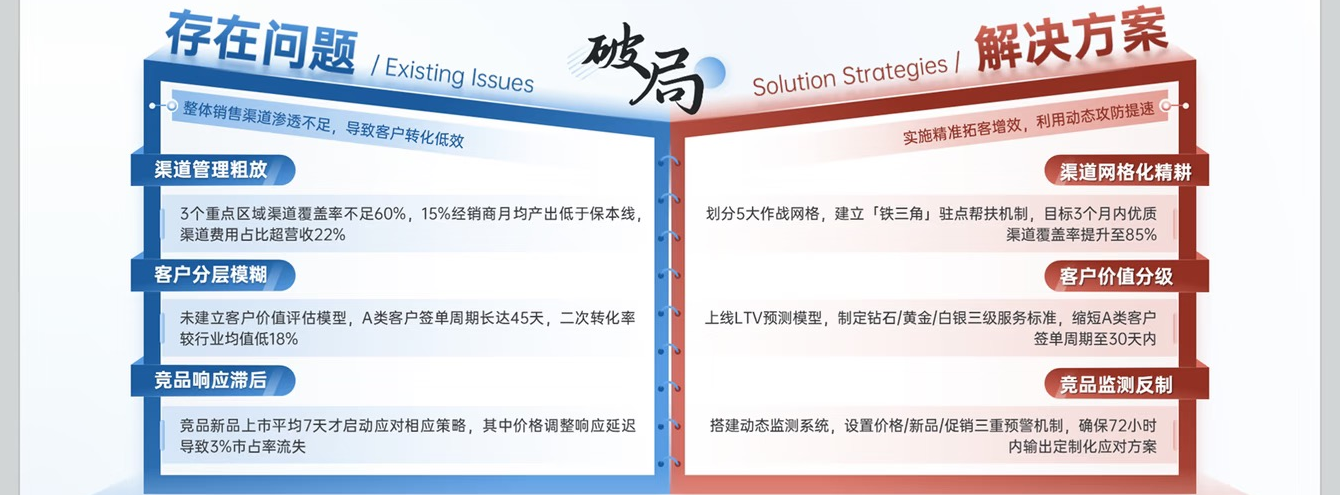
#> input picture assets/exact_folder_crop.png, 1340 x 495 px, given in place of slide_02.png, which was not available
$ python compare_block5_slide02.py
#> lines starting #> are read from the running program, lines starting #| are printed output that depends on the picture; pictures that were not available may be replaced by others from this repository, and a replacement may not be noted
#> in analyze_block5, raw_img is the input picture: PIL image 1340x495 RGB; mean R, G, B 219.6, 217.3, 223.3
### tools/render_and_diff.py
"""Enhanced render_and_diff with True Linear Gradients and High-Fidelity Bold Font Rendering."""

import os
import sys
import math
import argparse
from typing import List, Optional, Tuple, Union
from PIL import Image, ImageDraw, ImageFont
from pptx import Presentation
from pptx.enum.shapes import MSO_SHAPE


# [25 lines left out: functions hex_to_rgb, extract_gradient_colors, not called in this run]


def detect_inner_slide_canvas(img: Image.Image) -> Tuple[int, int, int, int]:
    """Detect the actual white/light slide bounding box within a screenshot with gray bezels."""
    w, h = img.size
#> w = 1340; h = 495
    top_edge, bottom_edge, left_edge, right_edge = 0, h - 1, 0, w - 1
#> top_edge = 0; bottom_edge = 494; left_edge = 0; right_edge = 1339

    # Top
    for y in range(0, h // 3):
        row = [img.getpixel((x, y)) for x in range(w // 4, 3 * w // 4, 10)]
        if sum(p[0] + p[1] + p[2] for p in row) / (3 * len(row)) > 240:
            top_edge = y
            break

    # Bottom
    for y in range(h - 1, 2 * h // 3, -1):
        row = [img.getpixel((x, y)) for x in range(w // 4, 3 * w // 4, 10)]
        if sum(p[0] + p[1] + p[2] for p in row) / (3 * len(row)) > 240:
            bottom_edge = y
            break

    # Left
    for x in range(0, w // 4):
        col = [img.getpixel((x, y)) for y in range(h // 4, 3 * h // 4, 10)]
        if sum(p[0] + p[1] + p[2] for p in col) / (3 * len(col)) > 240:
            left_edge = x
            break

    # Right
    for x in range(w - 1, 3 * w // 4, -1):
        col = [img.getpixel((x, y)) for y in range(h // 4, 3 * h // 4, 10)]
        if sum(p[0] + p[1] + p[2] for p in col) / (3 * len(col)) > 240:
            right_edge = x
            break

    # If image is already exact 16:9 ratio (e.g. 1440x810, 1920x1080) and not an uncropped screenshot
    if abs(w / h - 16.0 / 9.0) < 0.01:
        # Check if top-left and top-right are clean slide background
        corners = [img.getpixel((0, 0)), img.getpixel((w - 1, 0)), img.getpixel((0, h - 1)), img.getpixel((w - 1, h - 1))]
        avg_corner = sum(p[0] + p[1] + p[2] for p in corners) / (4 * 3)
        if avg_corner > 220:  # already clean canvas
            return 0, 0, w, h

    if (right_edge - left_edge > w * 0.7) and (bottom_edge - top_edge > h * 0.7):
        return left_edge, top_edge, right_edge, bottom_edge
    return 0, 0, w, h


# [320 lines left out: functions draw_linear_gradient, render_pptx_to_image, compare_and_generate_diff, main, not called in this run]


# [2 lines that do not run on import are left out]

### tools/compare_block5_slide02.py
"""Comprehensive Inspection and Attribute Comparison for Slide 02 - Block 5 (Strategy Action Cards)"""

import os
import sys
from PIL import Image
from pptx import Presentation

sys.path.insert(0, os.path.abspath(os.path.join(os.path.dirname(__file__), "..")))
from tools.render_and_diff import detect_inner_slide_canvas

def analyze_block5():
    # 1. Load Ground Truth Image & Detect Canvas
    raw_img = Image.open("input/slide_02.png").convert("RGB")
    cl, ct, cr, cb = detect_inner_slide_canvas(raw_img)
#> cl = 20; ct = 0; cr = 1319; cb = 473
    canvas = raw_img.crop((cl, ct, cr, cb)).resize((1440, 810), Image.Resampling.LANCZOS)
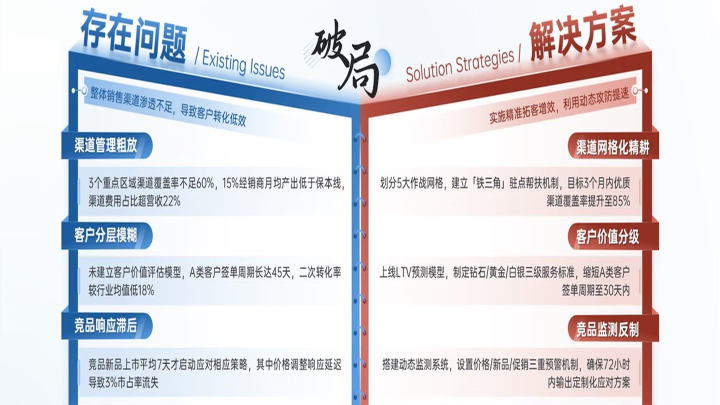
#> canvas: PIL image 1440x810 RGB (shown at 1/2 size); mean R, G, B 221.8, 219.9, 225.3
    w, h = canvas.size
#> w = 1440; h = 810
    p = canvas.load()

    # Crop Block 5 region in Ground Truth (x from 680 to 1440, y from 240 to 810 in 810 scale)
    block5_gt = canvas.crop((680, 240, 1420, 780))
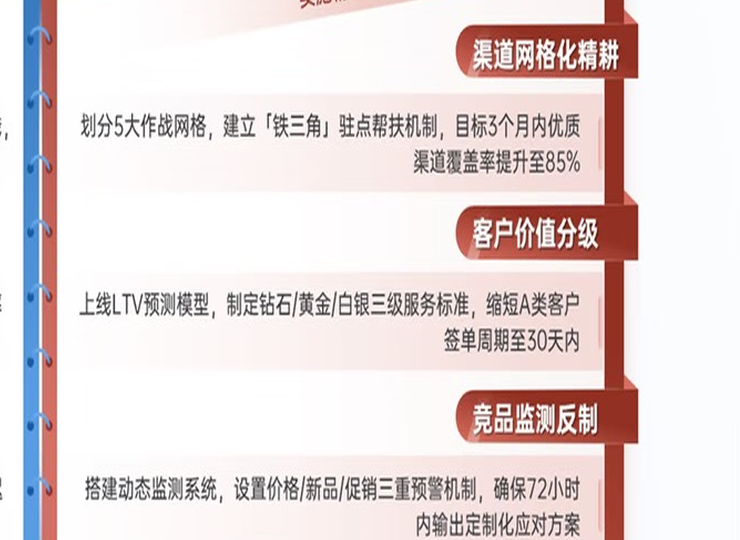
#> block5_gt: PIL image 740x540 RGB; mean R, G, B 231.1, 219.3, 219.7
    os.makedirs("output", exist_ok=True)
    block5_gt.save("output/crop_gt_slide02_block5.png")

    print("=" * 80)
    print("🔬 [STAGE 1] GROUND TRUTH (原图) BLOCK 5 精准像素与几何测量")
    print("=" * 80)

    # 1.1 Outer Strategy Big Card Container
    # Outer border of Block 5 card (search around x: 680~1400, y: 250~760)
    card_pixels = []
    for y in range(250, 760):
        for x in range(680, 1420):
            r, g, b = p[x, y]
            # Card area (white background or blue header or border)
            if (r > 245 and g > 245 and b > 245) or (b > 120 and r < 80) or (b > 200 and r < 180):
                card_pixels.append((x, y))
#> after the loop, card_pixels = 216909 items

    if card_pixels:
        min_cx, max_cx = min(pt[0] for pt in card_pixels), max(pt[0] for pt in card_pixels)
#> min_cx = 680; max_cx = 1419
        min_cy, max_cy = min(pt[1] for pt in card_pixels), max(pt[1] for pt in card_pixels)
#> min_cy = 250; max_cy = 759
        cw_px, ch_px = max_cx - min_cx, max_cy - min_cy
#> cw_px = 739; ch_px = 509
        gt_card_box_1000 = [
            round(min_cx / w * 1000, 1),
            round(min_cy / h * 1000, 1),
            round(cw_px / w * 1000, 1),
            round(ch_px / h * 1000, 1)
        ]
#> gt_card_box_1000 = [472.2, 308.6, 513.2, 628.4]
        print(f"1. 战略大卡外层容器 (Outer Container):")
        print(f"   • 像素范围 (1440x810): X=[{min_cx}, {max_cx}], Y=[{min_cy}, {max_cy}], 尺寸=({cw_px}x{ch_px} px)")
#|    • 像素范围 (1440x810): X=[680, 1419], Y=[250, 759], 尺寸=(739x509 px)
        print(f"   • 0-1000 坐标: box={gt_card_box_1000}")
#|    • 0-1000 坐标: box=[472.2, 308.6, 513.2, 628.4]

    # 1.2 Top Cobalt Blue Header Block
    header_pixels = [(x, y, p[x, y]) for y in range(min_cy, min_cy + 80) for x in range(min_cx, max_cx) if p[x, y][2] > 130 and p[x, y][0] < 60]
#> header_pixels = 381 items
    if header_pixels:
        min_hx, max_hx = min(pt[0] for pt in header_pixels), max(pt[0] for pt in header_pixels)
#> min_hx = 704; max_hx = 717
        min_hy, max_hy = min(pt[1] for pt in header_pixels), max(pt[1] for pt in header_pixels)
#> min_hy = 250; max_hy = 328
        hw_px, hh_px = max_hx - min_hx, max_hy - min_hy
#> hw_px = 13; hh_px = 78
        gt_header_box_1000 = [
            round(min_hx / w * 1000, 1),
            round(min_hy / h * 1000, 1),
            round(hw_px / w * 1000, 1),
            round(hh_px / h * 1000, 1)
        ]
#> gt_header_box_1000 = [488.9, 308.6, 9, 96.3]
        print(f"\n2. 顶部深蓝标题横幅 (Header Bar):")
        print(f"   • 像素范围: X=[{min_hx}, {max_hx}], Y=[{min_hy}, {max_hy}], 尺寸=({hw_px}x{hh_px} px)")
#|    • 像素范围: X=[704, 717], Y=[250, 328], 尺寸=(13x78 px)
        print(f"   • 0-1000 坐标: box={gt_header_box_1000}")
#|    • 0-1000 坐标: box=[488.9, 308.6, 9.0, 96.3]

    # 1.3 Action Card 1 & Action Card 2
    # In Ground Truth, let's find the white/gray action cards inside
    # Find Action Card 1 (around y: 320~480)
    card1_pixels = [(x, y) for y in range(min_hy + hh_px + 5, min_hy + hh_px + 200) for x in range(min_cx + 10, max_cx - 10) if p[x, y][0] > 235 and p[x, y][1] > 240 and p[x, y][2] > 245]
#> card1_pixels = 74056 items
    if card1_pixels:
        c1_min_x, c1_max_x = min(pt[0] for pt in card1_pixels), max(pt[0] for pt in card1_pixels)
#> c1_min_x = 690; c1_max_x = 1408
        c1_min_y, c1_max_y = min(pt[1] for pt in card1_pixels), max(pt[1] for pt in card1_pixels)
#> c1_min_y = 333; c1_max_y = 527
        print(f"\n3. 行动卡片 1 (Action Card 1):")
        print(f"   • 像素范围: X=[{c1_min_x}, {c1_max_x}], Y=[{c1_min_y}, {c1_max_y}]")
#|    • 像素范围: X=[690, 1408], Y=[333, 527]
        print(f"   • 0-1000 坐标: box=[{c1_min_x/w*1000:.1f}, {c1_min_y/h*1000:.1f}, {(c1_max_x-c1_min_x)/w*1000:.1f}, {(c1_max_y-c1_min_y)/h*1000:.1f}]")
#|    • 0-1000 坐标: box=[479.2, 411.1, 498.6, 239.5]

    # 1.4 Footer Pills Area
    # Around y: 680~760
    pills_pixels = [(x, y) for y in range(max_cy - 60, max_cy) for x in range(min_cx, max_cx) if p[x, y][2] > 150 or (p[x, y][0] > 230 and p[x, y][1] > 240)]
#> pills_pixels = 37563 items
    if pills_pixels:
        p_min_x, p_max_x = min(pt[0] for pt in pills_pixels), max(pt[0] for pt in pills_pixels)
#> p_min_x = 680; p_max_x = 1418
        p_min_y, p_max_y = min(pt[1] for pt in pills_pixels), max(pt[1] for pt in pills_pixels)
#> p_min_y = 699; p_max_y = 758
        print(f"\n4. 底部关键词胶囊区 (Footer Pills Bar):")
        print(f"   • 像素范围: X=[{p_min_x}, {p_max_x}], Y=[{p_min_y}, {p_max_y}]")
#|    • 像素范围: X=[680, 1418], Y=[699, 758]
        print(f"   • 0-1000 坐标: box=[{p_min_x/w*1000:.1f}, {p_min_y/h*1000:.1f}, {(p_max_x-p_min_x)/w*1000:.1f}, {(p_max_y-p_min_y)/h*1000:.1f}]")
#|    • 0-1000 坐标: box=[472.2, 863.0, 512.5, 72.8]

    print("\n" + "=" * 80)
    print("📦 [STAGE 2] PPTX 文件 (OpenXML DOM) Block 5 元素属性提取")
    print("=" * 80)

    prs = Presentation("output/slide_02.pptx")
    slide = prs.slides[0]
    sw, sh = prs.slide_width, prs.slide_height

    for idx, shape in enumerate(slide.shapes):
        l = round((shape.left / sw) * 1000.0, 1)
        t = round((shape.top / sh) * 1000.0, 1)
        w_ = round((shape.width / sw) * 1000.0, 1)
        h_ = round((shape.height / sh) * 1000.0, 1)

        # Block 5 is in l >= 470, t >= 300
        if l >= 470 and t >= 300:
            text = shape.text_frame.text.replace("\n", " | ") if shape.has_text_frame else ""
            align = "left"
            font_size = None
            bold = False
            if shape.has_text_frame and shape.text_frame.paragraphs:
                p0 = shape.text_frame.paragraphs[0]
                if p0.alignment == 2: align = "center"
                elif p0.alignment == 3: align = "right"
                if p0.runs:
                    font_size = p0.runs[0].font.size.pt if p0.runs[0].font.size else None
                    bold = p0.runs[0].font.bold or False

            fill = f"#{shape.fill.fore_color.rgb}" if shape.fill and shape.fill.type == 1 and shape.fill.fore_color and shape.fill.fore_color.rgb else "gradient/none"
            print(f"  • Shape #{idx+1:02d} ({shape.name:<20}): box=[{l:5.1f}, {t:5.1f}, {w_:5.1f}, {h_:5.1f}] | text='{text[:35]:<35}' | align={align} | font_size={str(font_size)+'pt':<7} | bold={str(bold):<5}")

    # Generate Block 5 diff
    os.system(".venv/bin/python tools/render_and_diff.py output/slide_02.pptx input/slide_02.png --crop-box 475 310 505 620 --block-title 'Block 5: Strategy Action Card' -o output/diff_block5_slide02.png")

if __name__ == "__main__":
    analyze_block5()
#> (the call stopped at in analyze_block5, `prs = Presentation("output/slide_02.pptx")`: pptx is not available in this run)

$ run again, on assets/slide1_3d_book.png
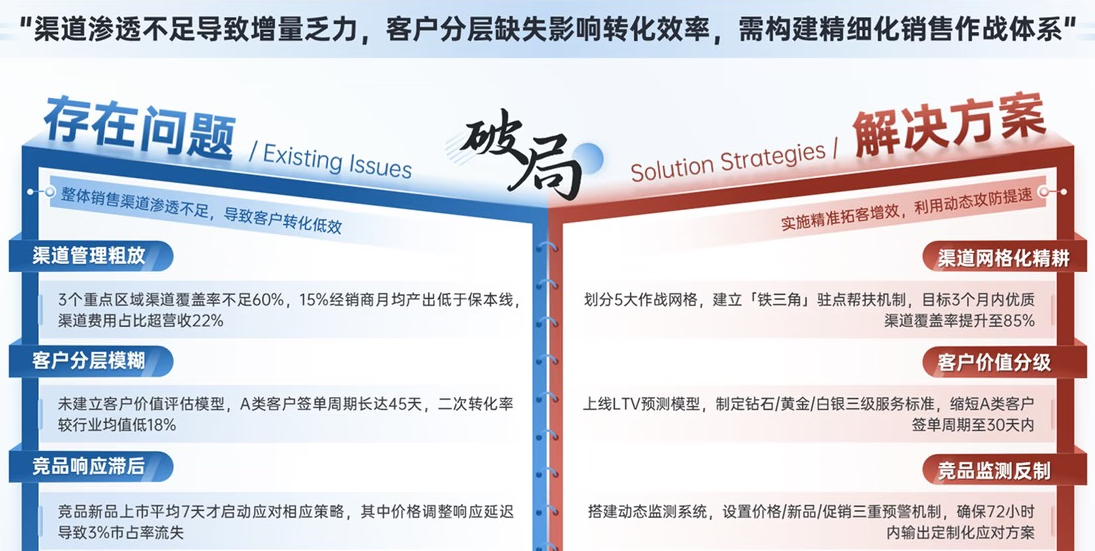
#> input picture assets/slide1_3d_book.png, 1095 x 551 px, given in place of slide_02.png, which was not available
#> in analyze_block5, raw_img is the input picture: PIL image 1095x551 RGB; mean R, G, B 214.5, 213.5, 220.4
#> cl = 0; ct = 58; cr = 1094; cb = 550
#> in analyze_block5, `canvas = raw_img.crop((cl, ct, cr, cb)).resize((1440, 810), Image.Resa..`:
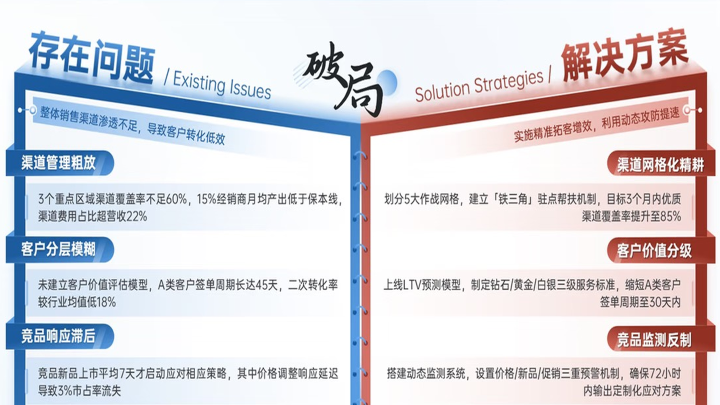
#> canvas: PIL image 1440x810 RGB (shown at 1/2 size); mean R, G, B 217.8, 215.4, 221.4
#> in analyze_block5, `block5_gt = canvas.crop((680, 240, 1420, 780))`:
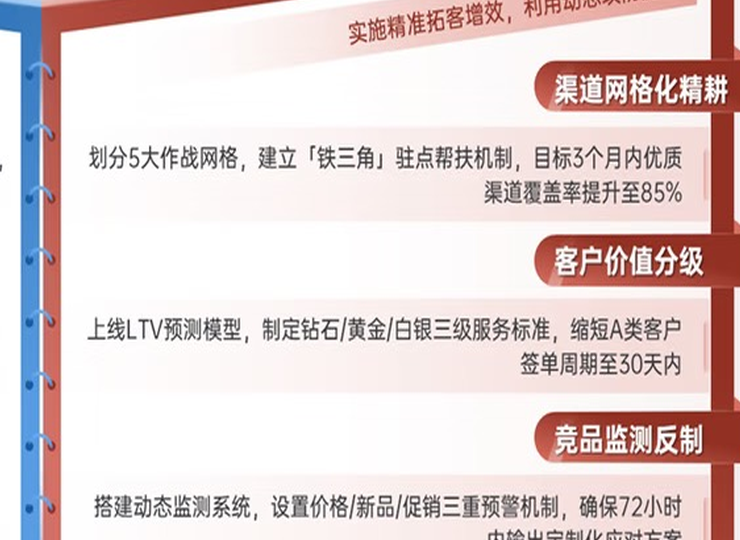
#> block5_gt: PIL image 740x540 RGB; mean R, G, B 226.9, 211.8, 211.7
#> after the loop in analyze_block5, `for y in range(250, 760):`: card_pixels = 188508 items
#> min_cx = 680; max_cx = 1416
#> min_cy = 250; max_cy = 759
#> cw_px = 736; ch_px = 509
#> gt_card_box_1000 = [472.2, 308.6, 511.1, 628.4]
#|    • 像素范围 (1440x810): X=[680, 1416], Y=[250, 759], 尺寸=(736x509 px)
#|    • 0-1000 坐标: box=[472.2, 308.6, 511.1, 628.4]
#> header_pixels = 1417 items
#> min_hx = 680; max_hx = 719
#> min_hy = 250; max_hy = 329
#> hw_px = 39; hh_px = 79
#> gt_header_box_1000 = [472.2, 308.6, 27.1, 97.5]
#|    • 像素范围: X=[680, 719], Y=[250, 329], 尺寸=(39x79 px)
#|    • 0-1000 坐标: box=[472.2, 308.6, 27.1, 97.5]
#> card1_pixels = 70497 items
#> c1_min_x = 690; c1_max_x = 1403
#> c1_min_y = 334; c1_max_y = 528
#|    • 像素范围: X=[690, 1403], Y=[334, 528]
#|    • 0-1000 坐标: box=[479.2, 412.3, 495.1, 239.5]
#> pills_pixels = 36369 items
#> p_min_x = 680; p_max_x = 1415
#> p_min_y = 699; p_max_y = 758
#|    • 像素范围: X=[680, 1415], Y=[699, 758]
#|    • 0-1000 坐标: box=[472.2, 863.0, 510.4, 72.8]

$ run again, on assets/slide1_3d_clean_base.png
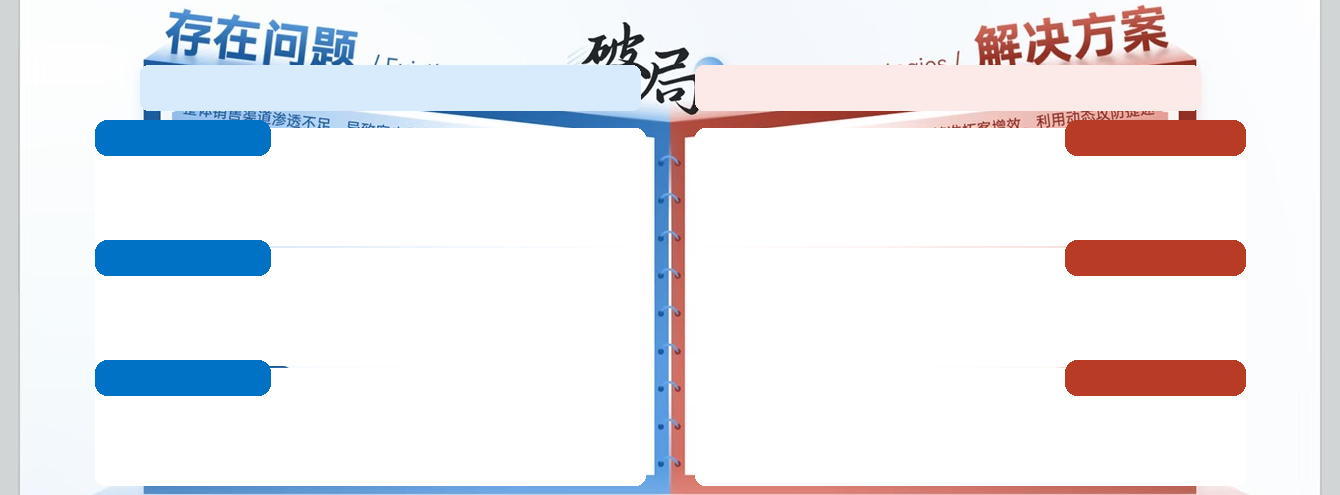
#> input picture assets/slide1_3d_clean_base.png, 1340 x 495 px, given in place of slide_02.png, which was not available
#> cl = 20; ct = 0; cr = 1319; cb = 485
#> in analyze_block5, `canvas = raw_img.crop((cl, ct, cr, cb)).resize((1440, 810), Image.Resa..`:
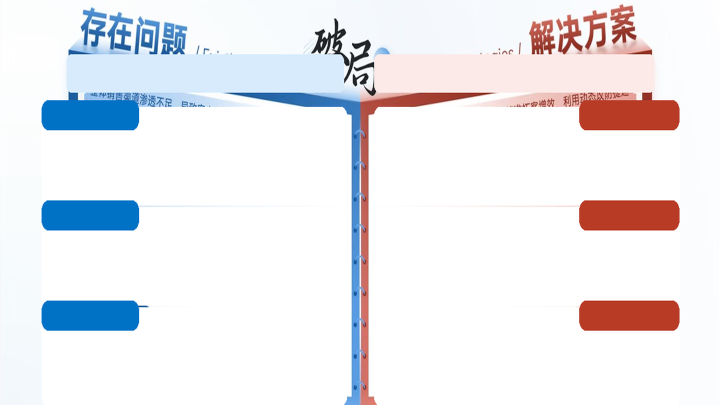
#> canvas: PIL image 1440x810 RGB (shown at 1/2 size); mean R, G, B 235, 234.5, 238.7
#> in analyze_block5, `block5_gt = canvas.crop((680, 240, 1420, 780))`:
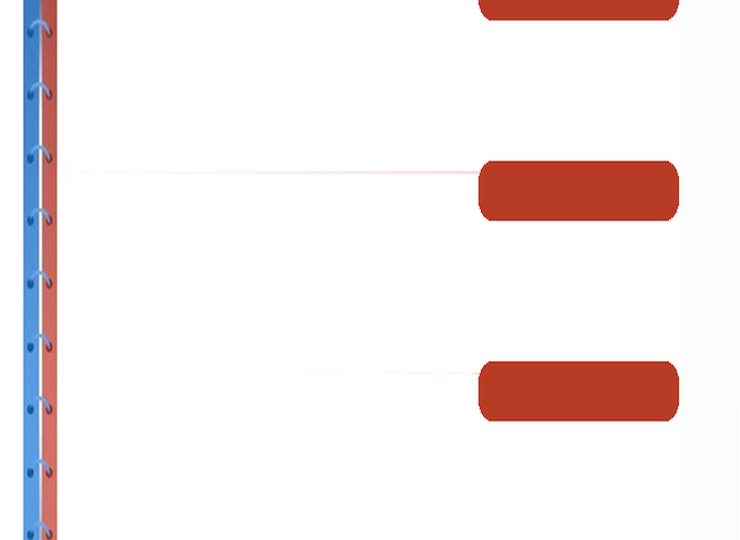
#> block5_gt: PIL image 740x540 RGB; mean R, G, B 244.3, 235.4, 235.5
#> after the loop in analyze_block5, `for y in range(250, 760):`: card_pixels = 340317 items
#> min_cx = 680; max_cx = 1419
#> min_cy = 250; max_cy = 759
#> cw_px = 739; ch_px = 509
#> gt_card_box_1000 = [472.2, 308.6, 513.2, 628.4]
#|    • 像素范围 (1440x810): X=[680, 1419], Y=[250, 759], 尺寸=(739x509 px)
#|    • 0-1000 坐标: box=[472.2, 308.6, 513.2, 628.4]
#> header_pixels = 313 items
#> min_hx = 704; max_hx = 717
#> min_hy = 250; max_hy = 328
#> hw_px = 13; hh_px = 78
#> gt_header_box_1000 = [488.9, 308.6, 9, 96.3]
#|    • 像素范围: X=[704, 717], Y=[250, 328], 尺寸=(13x78 px)
#|    • 0-1000 坐标: box=[488.9, 308.6, 9.0, 96.3]
#> card1_pixels = 120373 items
#> c1_min_x = 690; c1_max_x = 1408
#> c1_min_y = 333; c1_max_y = 527
#|    • 像素范围: X=[690, 1408], Y=[333, 527]
#|    • 0-1000 坐标: box=[479.2, 411.1, 498.6, 239.5]
#> pills_pixels = 43488 items
#> p_min_x = 680; p_max_x = 1418
#> p_min_y = 699; p_max_y = 758
#|    • 像素范围: X=[680, 1418], Y=[699, 758]
#|    • 0-1000 坐标: box=[472.2, 863.0, 512.5, 72.8]
